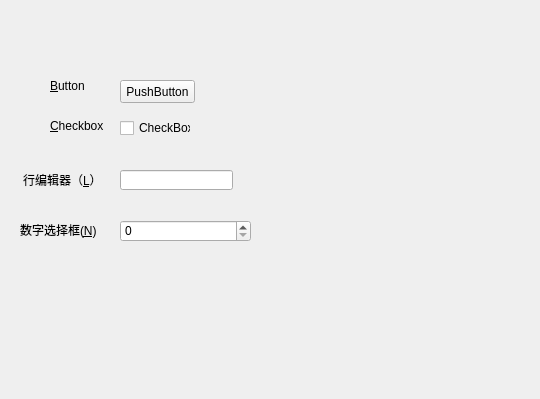
<?xml version="1.0" encoding="UTF-8"?>
<ui version="4.0">
 <class>myWidget</class>
 <widget class="QWidget" name="myWidget">
  <property name="geometry">
   <rect>
    <x>0</x>
    <y>0</y>
    <width>540</width>
    <height>399</height>
   </rect>
  </property>
  <property name="windowTitle">
   <string>myWidget</string>
  </property>
  <widget class="QLabel" name="label">
   <property name="geometry">
    <rect>
     <x>50</x>
     <y>80</y>
     <width>54</width>
     <height>12</height>
    </rect>
   </property>
   <property name="text">
    <string>&amp;Button</string>
   </property>
   <property name="buddy">
    <cstring>pushButton</cstring>
   </property>
  </widget>
  <widget class="QLabel" name="label_2">
   <property name="geometry">
    <rect>
     <x>50</x>
     <y>120</y>
     <width>54</width>
     <height>12</height>
    </rect>
   </property>
   <property name="text">
    <string>&amp;Checkbox</string>
   </property>
   <property name="buddy">
    <cstring>checkBox</cstring>
   </property>
  </widget>
  <widget class="QLabel" name="label_3">
   <property name="geometry">
    <rect>
     <x>23</x>
     <y>170</y>
     <width>81</width>
     <height>20</height>
    </rect>
   </property>
   <property name="text">
    <string>行编辑器（&amp;L）</string>
   </property>
   <property name="buddy">
    <cstring>lineEdit</cstring>
   </property>
  </widget>
  <widget class="QLabel" name="label_4">
   <property name="geometry">
    <rect>
     <x>20</x>
     <y>220</y>
     <width>91</width>
     <height>20</height>
    </rect>
   </property>
   <property name="text">
    <string>数字选择框(&amp;N)</string>
   </property>
   <property name="buddy">
    <cstring>spinBox</cstring>
   </property>
  </widget>
  <widget class="QPushButton" name="pushButton">
   <property name="geometry">
    <rect>
     <x>120</x>
     <y>80</y>
     <width>75</width>
     <height>23</height>
    </rect>
   </property>
   <property name="text">
    <string>PushButton</string>
   </property>
  </widget>
  <widget class="QCheckBox" name="checkBox">
   <property name="geometry">
    <rect>
     <x>120</x>
     <y>120</y>
     <width>71</width>
     <height>16</height>
    </rect>
   </property>
   <property name="text">
    <string>CheckBox</string>
   </property>
  </widget>
  <widget class="QLineEdit" name="lineEdit">
   <property name="geometry">
    <rect>
     <x>120</x>
     <y>170</y>
     <width>113</width>
     <height>20</height>
    </rect>
   </property>
  </widget>
  <widget class="QSpinBox" name="spinBox">
   <property name="geometry">
    <rect>
     <x>120</x>
     <y>220</y>
     <width>131</width>
     <height>22</height>
    </rect>
   </property>
  </widget>
 </widget>
 <layoutdefault spacing="6" margin="11"/>
 <resources/>
 <connections/>
</ui>
